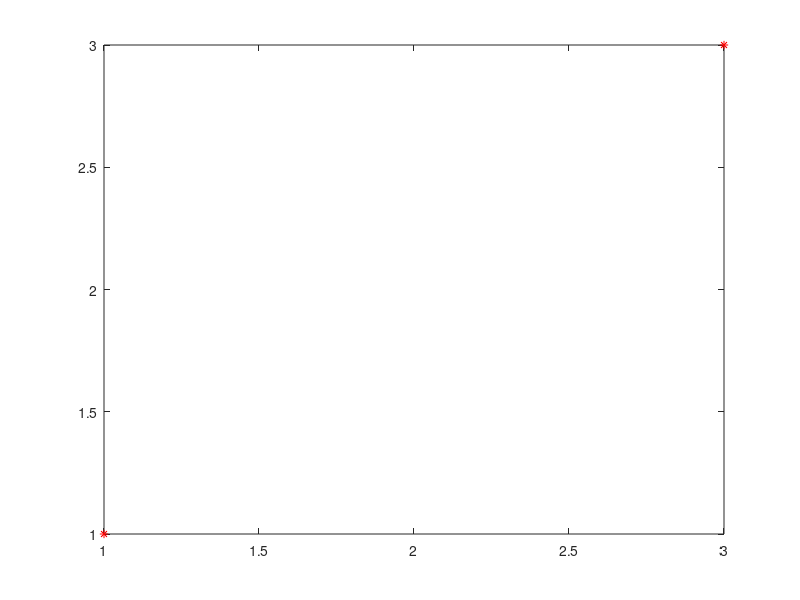

MATLAB code for this plot:
A=[1 -2 3]
B=[]
for i=1:3
    if A(i)>0
        B(i)=A(i)
    else
        B(i)=nan
    end
    
end
figure
plot(B,'*r')